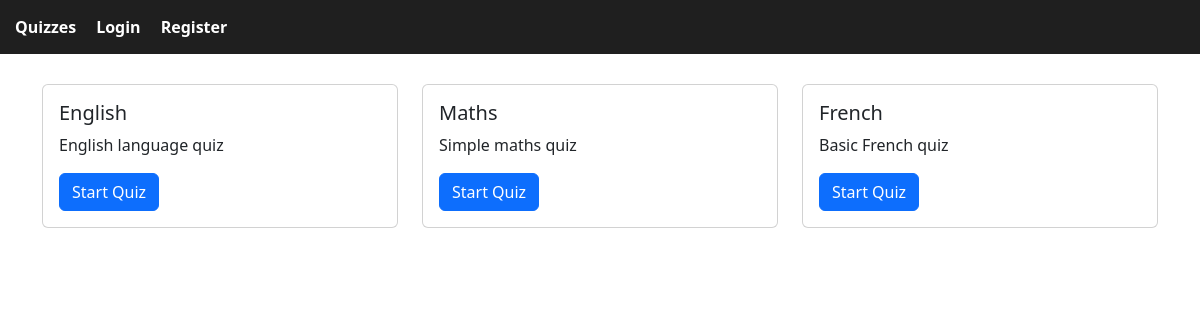
The page / on the database its author committed.
### tables this page shows
CREATE TABLE quiz (
        quiz_id INTEGER PRIMARY KEY AUTOINCREMENT,
        subject TEXT UNIQUE NOT NULL,
        description TEXT NOT NULL,
        picture TEXT
    );

### app.py (the view)
@app.route("/")
def index():
    conn = get_db()
    quizzes = conn.execute(
        "SELECT quiz_id, subject, description FROM quiz"
    ).fetchall()
    conn.close()
    return render_template("index.html", quizzes=quizzes)

### app.py (called while the page is built)
def get_db():
    conn = sqlite3.connect("database.db", check_same_thread=False)
    conn.row_factory = sqlite3.Row
    return conn

### templates/index.html (shortened to what this page needs)
{% extends "base.html" %}
{% block content %}
<div class="row g-4">
    {% for quiz in quizzes %}
    <div class="col-md-4">
        <div class="card h-100">
            <div class="card-body">
                <h5 class="card-title">{{ quiz.subject }}</h5>
                <p class="card-text">{{ quiz.description }}</p>
                <a href="{{ url_for('start_quiz', id=quiz.quiz_id) }}"
                   class="btn btn-primary">
                    Start Quiz
                </a>
            </div>
        </div>
    </div>
    {% endfor %}
</div>
{% endblock %}

### static/css/styles.css (style rules this page uses)
body { font-family: Arial, sans-serif; margin: 0; }
body { font-family: Calibri, sans-serif; }

### rows shown on the page
quiz: subject "English", description "English language quiz"
quiz: subject "Maths", description "Simple maths quiz"
quiz: subject "French", description "Basic French quiz"
